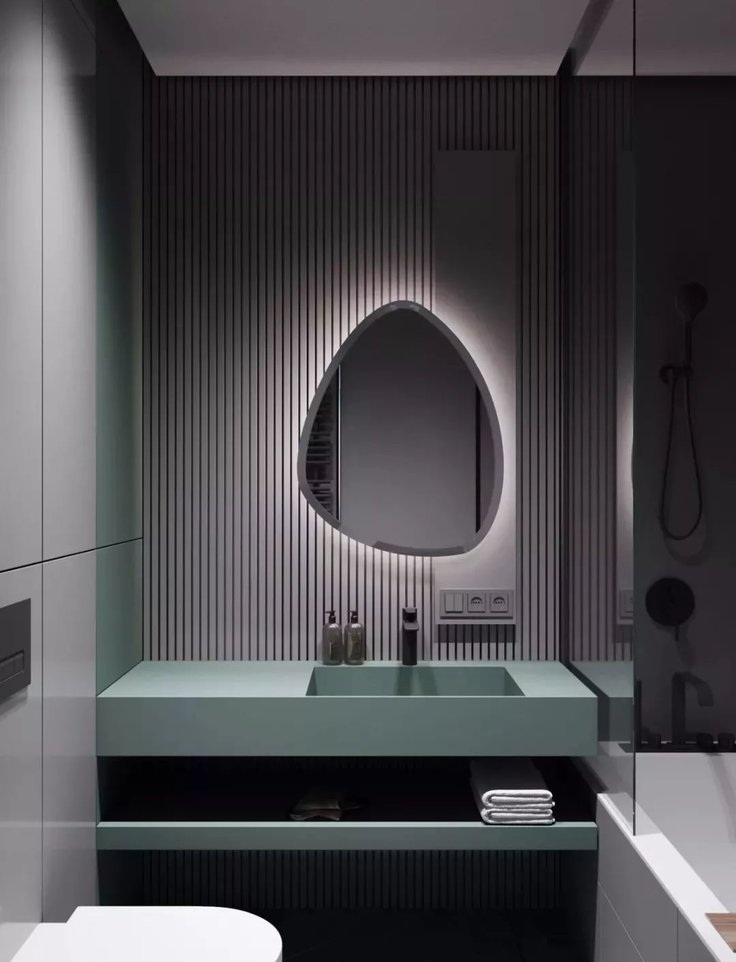
#> input picture data/2.jpg, 736 x 962 px, given in place of d, which was not available
$ python -i data_prepare.py   (imports and definitions only)
#> lines starting #> are read from the running program, lines starting #| are printed output that depends on the picture; pictures that were not available may be replaced by others from this repository, and a replacement may not be noted
#!/usr/bin/env python
# -*- coding:utf-8 -*-
# @ Date: 2022-07-15 16:11
# @ Author: NING MEI


""" 获取 特征可视化配置文件 """


import os
import cv2
import json
import numpy as np
import pandas as pd
from typing import List


# [52 lines left out: functions load_img_data, embeddings2projector_tsv, samples2tsv, embeddings2bytes, not called in this run]


def images2arrs(files_path: list, img_size:int = 224):
	""" 将多个图片文件转数组， NHWC格式 """
#> in files2arrs, src is the input picture: shape (962, 736, 3); mean B, G, R 79.9, 76.6, 78.4

	def resize(cv2_img, img_size):
		""" 图片缩放到固定大小 """
#> called with img_size = 224
		ori_h, ori_w, _ = cv2_img.shape
#> ori_h = 962; ori_w = 736
		ratio = img_size / max(ori_h, ori_w)
#> ratio = 0.233
		resized_image = cv2.resize(cv2_img, (int(ori_w * ratio), int(ori_h * ratio)), cv2.INTER_AREA)
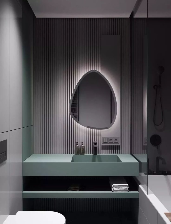
#> resized_image: shape (224, 171, 3); mean B, G, R 80.3, 77, 78.8

		### padding
		h, w, _ = resized_image.shape
#> h = 224; w = 171
		if h < img_size:
			h_pad_top = int((img_size - h) / 2.0)
			h_pad_bottom = img_size - h - h_pad_top
		else:
			h_pad_top = 0
			h_pad_bottom = 0
		if w < img_size:
			w_pad_left = int((img_size - w) / 2.0)
#> w_pad_left = 26
			w_pad_right = img_size - w - w_pad_left
#> w_pad_right = 27
		else:
			w_pad_left = 0
			w_pad_right = 0
		border_color = (255, 255, 255)

		del cv2_img, ori_h, ori_w, h, w
		return cv2.copyMakeBorder(resized_image, h_pad_top, h_pad_bottom, w_pad_left,
		                          w_pad_right, cv2.BORDER_CONSTANT, value=border_color)
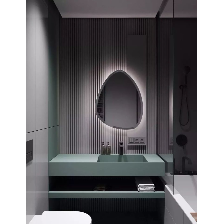
#> returned value: shape (224, 224, 3); mean of channels 0, 1, 2 121.7, 119.2, 120.5; drawn as B, G, R


	def files2arrs(files, img_size):
		""" 图像信息: 将图片转为数组 """
		img_arrs = []
		bg_img = np.ones((img_size, img_size, 3), dtype=np.uint8) * 255
		for i, img_path in enumerate(files):
			try:
				src = cv2.imread(img_path)
				src = resize(src, img_size)
			except Exception as e:
				print(f" 图片获取失败：{e}, {img_path}")
				src = bg_img.copy()
			img = cv2.cvtColor(src, cv2.COLOR_BGR2RGB)
			img_arrs.append(img)
			del src, img
#> pass 2 of the loop in files2arrs, `for i, img_path in enumerate(files):`:
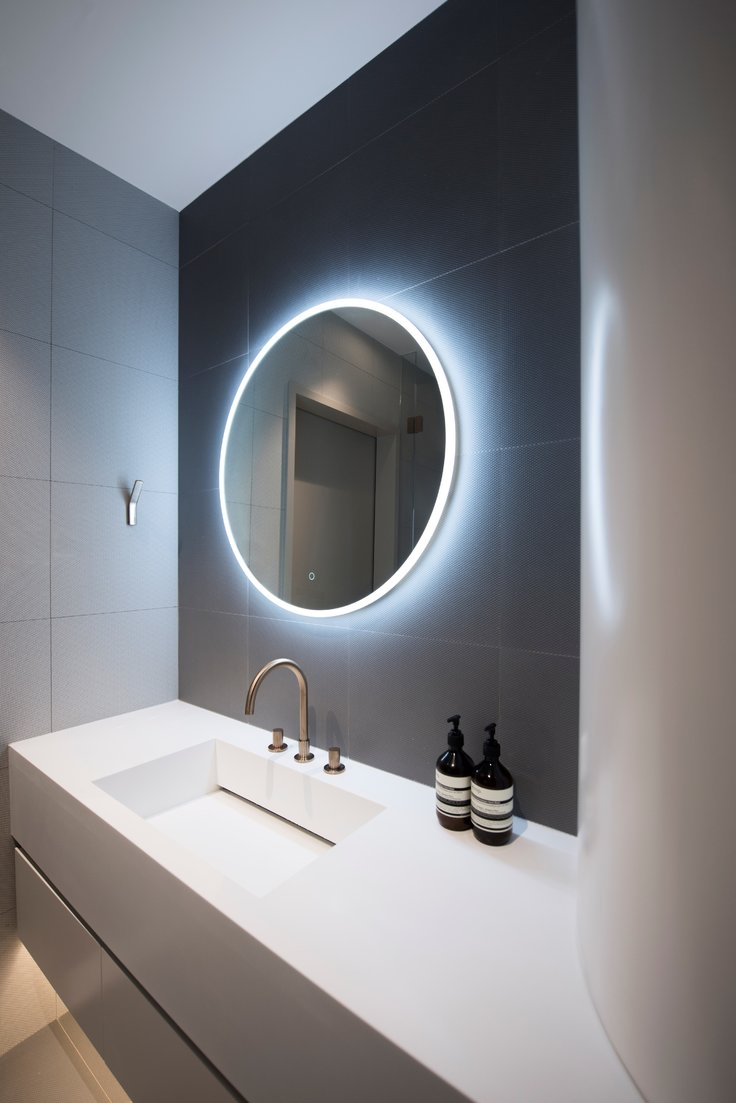
#> input picture data/3.jpg, 736 x 1103 px, given in place of a, which was not available
#> in files2arrs, src is the input picture: shape (1103, 736, 3); mean B, G, R 132, 128.2, 128.1
#> resized_image: shape (224, 149, 3)
#> in resize (call 2), `return cv2.copyMakeBorder(resized_image, h_pad_top, h_pad_bottom, w_pa..`:
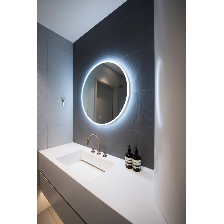
#> returned value: shape (224, 224, 3); mean of channels 0, 1, 2 173.1, 170.6, 170.5; drawn as B, G, R

		img_arrs = np.stack(img_arrs)  ### 转变为 4维：NHWC
		del bg_img
		return img_arrs


	return files2arrs(files=files_path,  img_size=img_size)


def arrays2img(images, image_size=(-1, -1)):

	""" 将 NHWC 数组图片转化为一张合在一起的图片 """
#> called with images = array of shape (10, 224, 224, 3), image_size = (224, 224)

	if isinstance(images, list):
		images = np.array(images)
	if image_size[0] > 0:
		img_h = image_size[0]
		img_w = image_size[1]
	else:
		img_h = images.shape[1]
		img_w = images.shape[2]
	img_c = images.shape[3]
#> img_c = 3
	n_plots = int(np.ceil(np.sqrt(images.shape[0])))
#> n_plots = 4

	spriteimage = np.ones((img_h * n_plots, img_w * n_plots, img_c)) * 255
	for i in range(n_plots):
		for j in range(n_plots):
			this_filter = i * n_plots + j
			if this_filter < images.shape[0]:
				this_img = images[this_filter]
				this_img = cv2.resize(this_img, (img_w, img_h))
				this_img = this_img.reshape(img_w, img_h, img_c)
				if img_c > 1:
					this_img = cv2.cvtColor(this_img, cv2.COLOR_RGB2BGR)
				spriteimage[i * img_h:(i + 1) * img_h, j * img_w:(j + 1) * img_w, :] = this_img
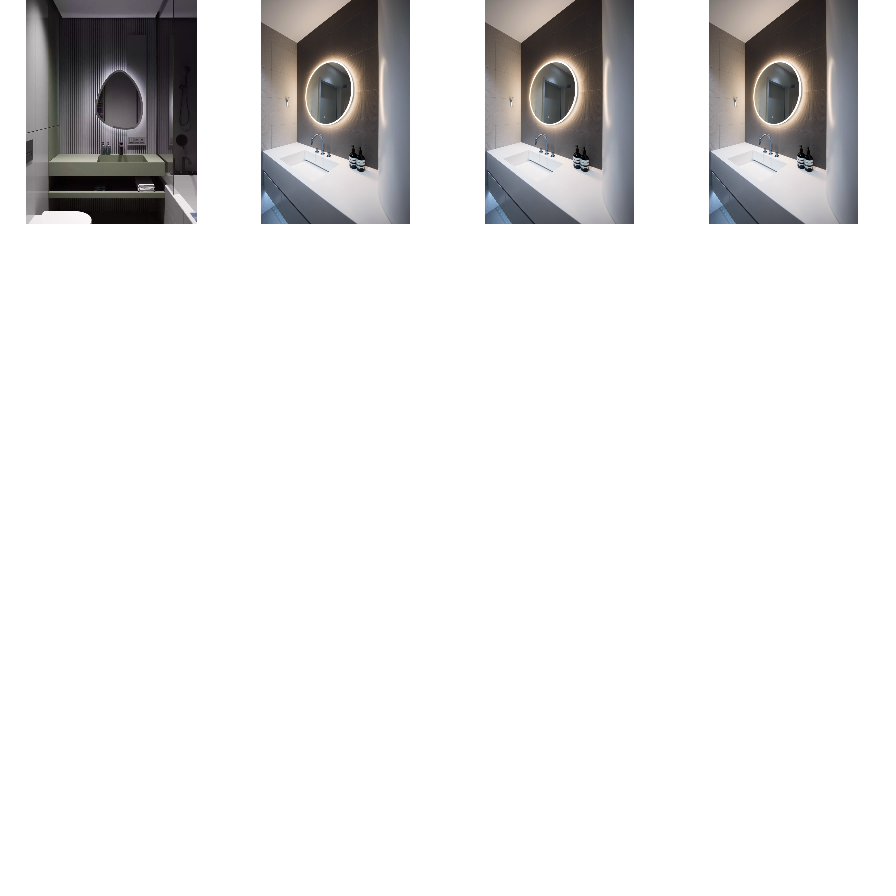
#> spriteimage: shape (896, 896, 3) float64; mean R, G, B 231.3, 230.7, 230.8

	return np.uint8(spriteimage), [img_h, img_w]


def image2_single(imgfiles: list, img_size: int=224):
	""" 将多张图片合并为一张图片 """

	arrs = images2arrs(imgfiles, img_size=img_size)
	meta_img, img_shape = arrays2img(arrs, image_size=(img_size, img_size))
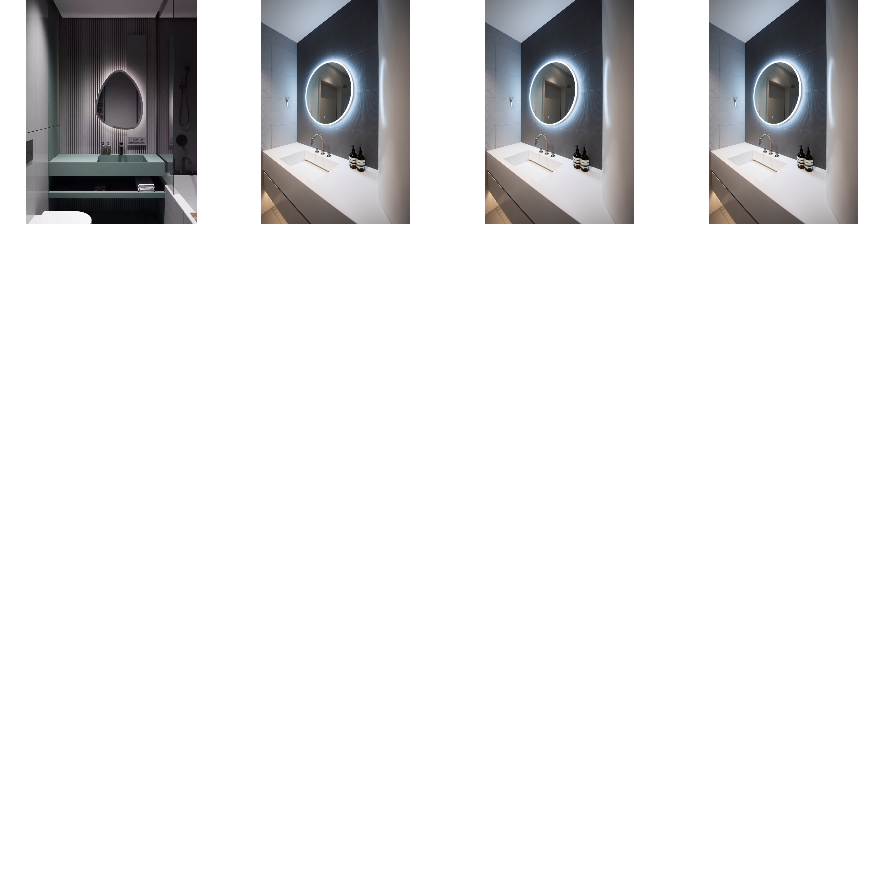
#> meta_img: shape (896, 896, 3); mean of channels 0, 1, 2 231.3, 230.7, 230.8; drawn as B, G, R
	del imgfiles, arrs
	return meta_img, img_shape ## img_shape = [img_h, img_w]


# [46 lines left out: function embeddings_to_config, not called in this run]


# [8 lines not run here, left out]

>>> result = image2_single('data/2.jpg')
